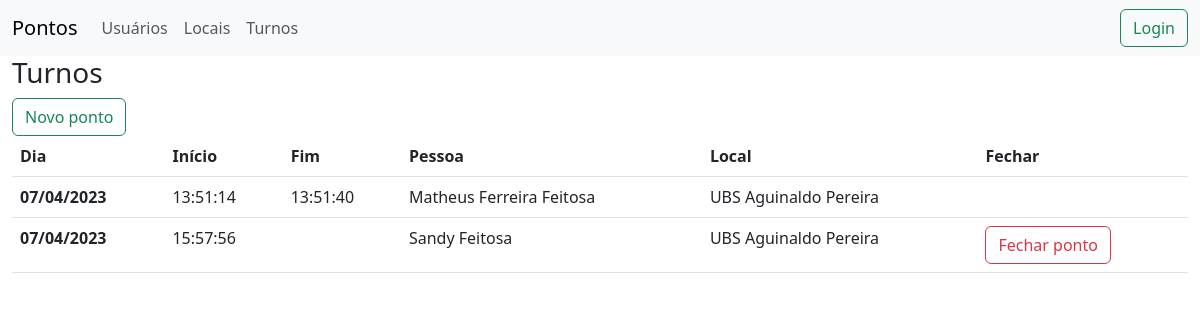
Page /shifts/ on the earlier database version.
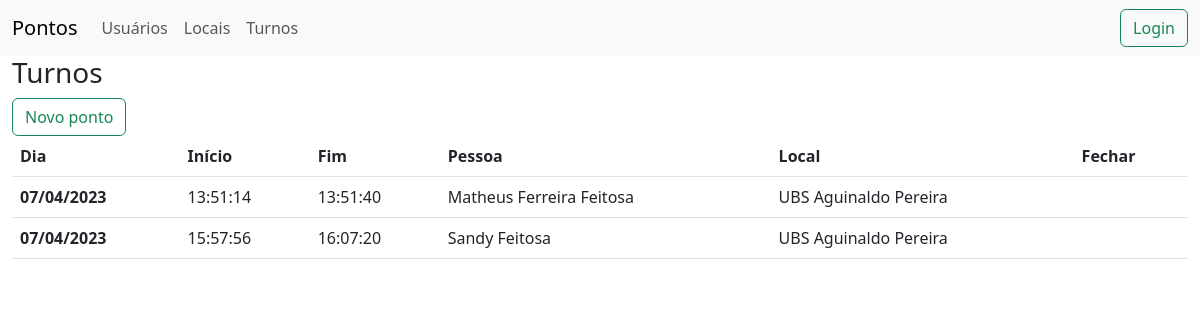
Same page on the later database version.
### shifts/models.py (models this page shows, shortened)
class Shift(models.Model):
    id = models.UUIDField(
        default=uuid.uuid4, unique=True, editable=False, primary_key=True
    )
    owner_profile = models.ForeignKey(
        Profile, verbose_name="Perfil do usuário", on_delete=models.PROTECT, null=True
    )
    workplace = models.ForeignKey(
        Workplace,
        on_delete=models.PROTECT,
        null=False,
        verbose_name="Local de trabalho",
    )
    begin = models.DateTimeField(auto_now_add=True,
                                 verbose_name="Início", editable=False
                                 )
    end = models.DateTimeField(
        default=None, auto_now=False, auto_now_add=False, verbose_name="Fim", null=True, blank=True
    )
    begin_position = models.CharField(
        max_length=200, verbose_name="Posição no início")
    end_position = models.CharField(
        max_length=200, verbose_name="Posição no fim", blank=True)
    begin_photo = models.ImageField(
        upload_to="static/shift_photos", verbose_name="Foto de entrada", blank=True, null=True
    )
    end_photo = models.ImageField(
        upload_to="static/shift_photos", verbose_name="Foto de saída", blank=True, null=True
    )
    is_open = models.BooleanField(
        default=True, verbose_name="Ponto está em aberto?")

### profiles/models.py (models this page shows, shortened)
class Profile(models.Model):
    user = models.OneToOneField(
        User, on_delete=models.CASCADE,
        null=True,
        blank=True,
        verbose_name='Usuário',
    )
    id = models.UUIDField(
        default=uuid.uuid4,
        unique=True,
        primary_key=True,
        editable=False,
    )
    full_name = models.CharField(
        max_length=200,
        verbose_name='Nome completo',
    )
    cpf = models.CharField(
        max_length=11,
        editable=False,
        verbose_name='CPF',
    )
    crm_number = models.CharField(
        max_length=20,
        verbose_name='Número do CRM',
    )
    crm_state = models.CharField(
        max_length=2,
        choices=STATE_CHOICES,
        verbose_name='Estado do CRM',
    )
    created = models.DateTimeField(
        auto_now_add=True,
        editable=False,
        verbose_name='Data de criação',
    )

### workplaces/models.py (models this page shows, shortened)
class Workplace(models.Model):
    id = models.UUIDField(
        default=uuid.uuid4, unique=True, editable=False, primary_key=True
    )
    owner_profile = models.ForeignKey(
        Profile, verbose_name="Perfil do usuário", on_delete=models.SET_NULL, null=True
    )
    name = models.CharField(verbose_name='Nome do local', max_length=200)
    team = models.CharField(verbose_name='Equipe', max_length=200)
    address = models.CharField(verbose_name='Endereço', max_length=200)
    location = models.CharField(verbose_name='Localização', max_length=200)
    turn_size_hours = models.IntegerField(verbose_name='Horas diárias')
    hour_price = models.DecimalField(verbose_name='Preço por hora',
                                     max_digits=6, decimal_places=2, default=Decimal("0.00")
                                     )

### shifts/views.py (the view)
# urls.py: path("", views.shifts, name="shifts"),
def shifts(request):
    shifts = Shift.objects.order_by('begin')
    return render(request, 'shifts/list.html', {'shifts': shifts})

### templates/shifts/list.html (shortened to what this page needs)
{% extends "base.html" %}
{% block content %}
<h3>Turnos</h3>
<a href="{% url 'create_shift' %}"
    class="btn btn-outline-success">Novo ponto</a>
<table class="table">
    <thead>
        <tr>
            <th scope="col">Dia</th>
            <th scope="col">Início</th>
            <th scope="col">Fim</th>
            <th scope="col">Pessoa</th>
            <th scope="col">Local</th>
            <th scope="col">Fechar</th>
        </tr>
    </thead>
    <tbody>
        {% for shift in shifts %}
        <tr class="bg-{% if shift.is_open %}danger{% else %}success{% endif %}-subtle">
            <th>{{shift.begin|date:"d/m/Y"}}</th>
            <td>{{shift.begin|date:"H:i:s"}}</td>
            <td>{{shift.end|date:"H:i:s"}}</td>
            <td>{{shift.owner_profile.full_name}}</td>
            <td>{{shift.workplace.name}}</td>
            <td>
                {% if shift.is_open %}
                <form action="{% url 'close_shift_id' shift.id %}"
                    method="post">
                    <button type="submit"
                        class="btn btn-outline-danger">Fechar ponto
                    </button>
                </form>
                {% endif %}
            </td>
        </tr>
        {% endfor %}
    </tbody>
</table>
{% endblock content %}

Differences in the rows shown:
changed Shift "Sandy Feitosa": end (not shown) → "16:07:20"; no longer shows "Fechar ponto"
